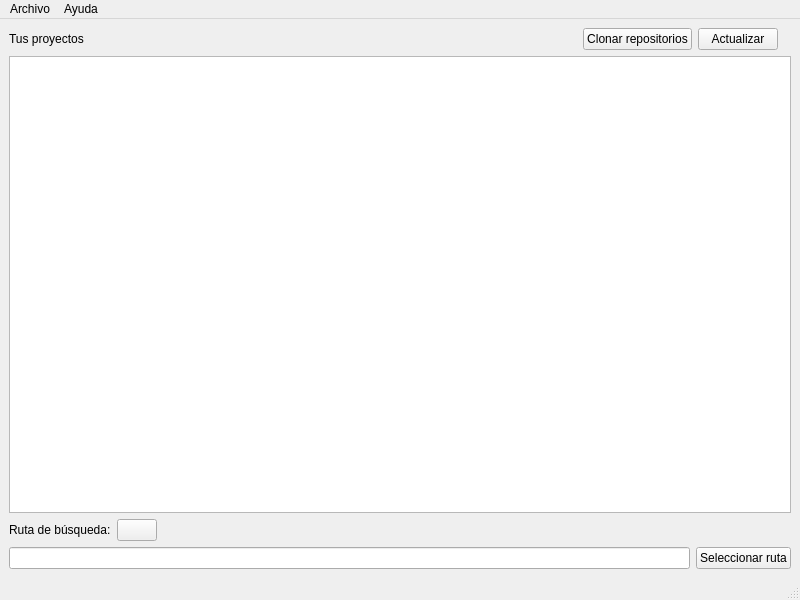
<?xml version="1.0" encoding="UTF-8"?>
<ui version="4.0">
 <class>gitManager</class>
 <widget class="QMainWindow" name="gitManager">
  <property name="geometry">
   <rect>
    <x>0</x>
    <y>0</y>
    <width>800</width>
    <height>600</height>
   </rect>
  </property>
  <property name="windowTitle">
   <string>github</string>
  </property>
  <widget class="QWidget" name="centralwidget">
   <layout class="QGridLayout" name="gridLayout">
    <item row="2" column="0">
     <layout class="QHBoxLayout" name="horizontalLayout">
      <property name="topMargin">
       <number>0</number>
      </property>
      <item>
       <widget class="QLabel" name="labelTusProyectos">
        <property name="toolTip">
         <string>&lt;html&gt;&lt;head/&gt;&lt;body&gt;&lt;p&gt;Muestra los proyectos que se encuentran detro de la ruta de búsqueda&lt;/p&gt;&lt;/body&gt;&lt;/html&gt;</string>
        </property>
        <property name="text">
         <string>Tus proyectos</string>
        </property>
       </widget>
      </item>
      <item>
       <widget class="QPushButton" name="btnClonar">
        <property name="sizePolicy">
         <sizepolicy hsizetype="Fixed" vsizetype="Fixed">
          <horstretch>0</horstretch>
          <verstretch>0</verstretch>
         </sizepolicy>
        </property>
        <property name="toolTip">
         <string>&lt;html&gt;&lt;head/&gt;&lt;body&gt;&lt;p&gt;Descarga/clona nuevos repositorios a tú ordenador&lt;/p&gt;&lt;/body&gt;&lt;/html&gt;</string>
        </property>
        <property name="text">
         <string>Clonar repositorios</string>
        </property>
       </widget>
      </item>
      <item>
       <widget class="QPushButton" name="btnUpdate">
        <property name="sizePolicy">
         <sizepolicy hsizetype="Fixed" vsizetype="Fixed">
          <horstretch>0</horstretch>
          <verstretch>0</verstretch>
         </sizepolicy>
        </property>
        <property name="toolTip">
         <string>&lt;html&gt;&lt;head/&gt;&lt;body&gt;&lt;p&gt;Actualiza la lista de proyectos&lt;/p&gt;&lt;/body&gt;&lt;/html&gt;</string>
        </property>
        <property name="text">
         <string>Actualizar</string>
        </property>
       </widget>
      </item>
      <item>
       <widget class="QLabel" name="loadingGif">
        <property name="sizePolicy">
         <sizepolicy hsizetype="Fixed" vsizetype="Minimum">
          <horstretch>0</horstretch>
          <verstretch>0</verstretch>
         </sizepolicy>
        </property>
        <property name="text">
         <string/>
        </property>
       </widget>
      </item>
     </layout>
    </item>
    <item row="7" column="0">
     <layout class="QHBoxLayout" name="horizontalLayout_2">
      <property name="topMargin">
       <number>0</number>
      </property>
      <item>
       <widget class="QLineEdit" name="rutaEdit">
        <property name="toolTip">
         <string>&lt;html&gt;&lt;head/&gt;&lt;body&gt;&lt;p&gt;Ruta de búsqueda de repositorios&lt;/p&gt;&lt;/body&gt;&lt;/html&gt;</string>
        </property>
        <property name="readOnly">
         <bool>false</bool>
        </property>
       </widget>
      </item>
      <item>
       <widget class="QPushButton" name="btnRuta">
        <property name="sizePolicy">
         <sizepolicy hsizetype="Fixed" vsizetype="Fixed">
          <horstretch>0</horstretch>
          <verstretch>0</verstretch>
         </sizepolicy>
        </property>
        <property name="toolTip">
         <string>&lt;html&gt;&lt;head/&gt;&lt;body&gt;&lt;p&gt;Seleccionar una nueva ruta para buscar dispositivos&lt;/p&gt;&lt;/body&gt;&lt;/html&gt;</string>
        </property>
        <property name="text">
         <string>Seleccionar ruta</string>
        </property>
       </widget>
      </item>
     </layout>
    </item>
    <item row="5" column="0">
     <widget class="QListWidget" name="projects"/>
    </item>
    <item row="6" column="0">
     <layout class="QHBoxLayout" name="horizontalLayout_3">
      <property name="sizeConstraint">
       <enum>QLayout::SetDefaultConstraint</enum>
      </property>
      <property name="topMargin">
       <number>0</number>
      </property>
      <item>
       <widget class="QLabel" name="label_2">
        <property name="sizePolicy">
         <sizepolicy hsizetype="Fixed" vsizetype="Fixed">
          <horstretch>0</horstretch>
          <verstretch>0</verstretch>
         </sizepolicy>
        </property>
        <property name="text">
         <string>Ruta de búsqueda:</string>
        </property>
       </widget>
      </item>
      <item>
       <widget class="QPushButton" name="btnInfo">
        <property name="sizePolicy">
         <sizepolicy hsizetype="Fixed" vsizetype="Fixed">
          <horstretch>0</horstretch>
          <verstretch>0</verstretch>
         </sizepolicy>
        </property>
        <property name="toolTip">
         <string>&lt;html&gt;&lt;head/&gt;&lt;body&gt;&lt;p&gt;Se buscarán todos los repositorios git que se encuentren en cualquier subruta de esta ruta.&lt;/p&gt;&lt;p&gt;La ruta por defecto es el home del usuario que ejecuta el programa.&lt;/p&gt;&lt;p&gt;No podremos obtener información de los proyectos si no tiene los permisos necesarios en dichas carpetas.&lt;/p&gt;&lt;/body&gt;&lt;/html&gt;</string>
        </property>
        <property name="text">
         <string/>
        </property>
        <property name="icon">
         <iconset>
          <normaloff>resources/info.png</normaloff>resources/info.png</iconset>
        </property>
       </widget>
      </item>
      <item>
       <spacer name="horizontalSpacer">
        <property name="orientation">
         <enum>Qt::Horizontal</enum>
        </property>
        <property name="sizeHint" stdset="0">
         <size>
          <width>40</width>
          <height>20</height>
         </size>
        </property>
       </spacer>
      </item>
     </layout>
    </item>
   </layout>
  </widget>
  <widget class="QMenuBar" name="menubar">
   <property name="geometry">
    <rect>
     <x>0</x>
     <y>0</y>
     <width>800</width>
     <height>21</height>
    </rect>
   </property>
   <widget class="QMenu" name="menuArchivo">
    <property name="title">
     <string>Archivo</string>
    </property>
    <widget class="QMenu" name="menuModo">
     <property name="title">
      <string>Modo</string>
     </property>
     <addaction name="actionClaro"/>
     <addaction name="actionOscuro"/>
    </widget>
    <addaction name="menuModo"/>
   </widget>
   <widget class="QMenu" name="menuAyuda">
    <property name="title">
     <string>Ayuda</string>
    </property>
    <addaction name="actionAcerca_de"/>
   </widget>
   <addaction name="menuArchivo"/>
   <addaction name="menuAyuda"/>
  </widget>
  <widget class="QStatusBar" name="statusbar"/>
  <action name="actionConfig">
   <property name="text">
    <string>Configuración</string>
   </property>
  </action>
  <action name="actionAcerca_de">
   <property name="text">
    <string>Acerca de</string>
   </property>
  </action>
  <action name="actionClaro">
   <property name="checkable">
    <bool>true</bool>
   </property>
   <property name="text">
    <string>Claro</string>
   </property>
   <property name="toolTip">
    <string>Activa el modo claro de la aplicación</string>
   </property>
  </action>
  <action name="actionOscuro">
   <property name="checkable">
    <bool>true</bool>
   </property>
   <property name="text">
    <string>Oscuro</string>
   </property>
   <property name="toolTip">
    <string>Activa el modo oscuro en la aplicación</string>
   </property>
  </action>
 </widget>
 <resources/>
 <connections/>
</ui>
